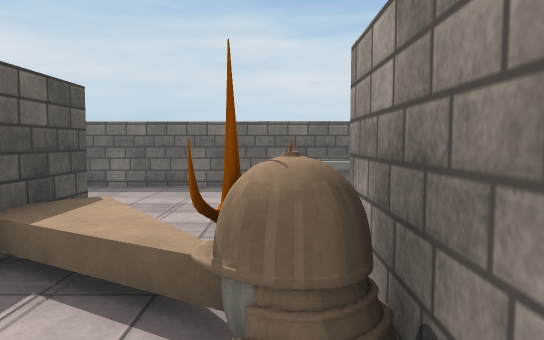
View 1 (above)

15 first-person views from a walk through a 3-D level made in the Unity game engine. The camera is 1.3 m above the floor, tilts 4° down and sees 70° across. The floor is counted in squares, 1 m on a side. Each view is taken from the middle of a square. On the plan, view 1 faces up. The plan holds only what a view shows up to about 16 squares ahead; the rest is blank. The place goes on beyond the plan. The player is left out. Surface patterns are stand-ins for the level's own textures.

View 2
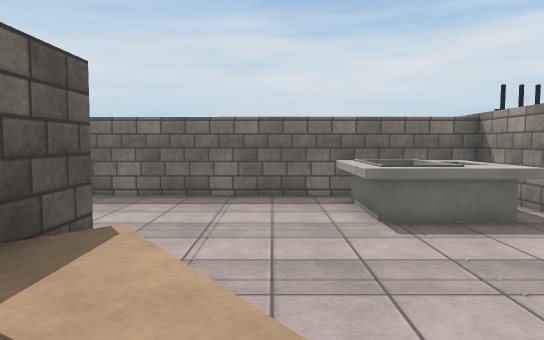

View 3
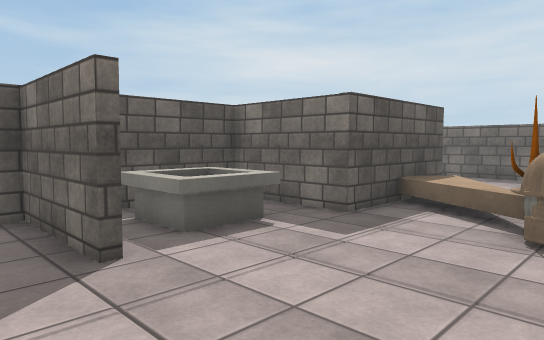

View 4
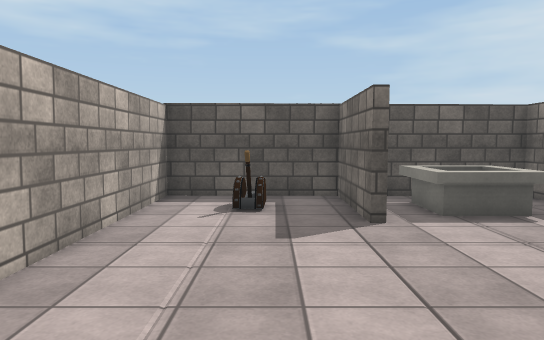

View 5
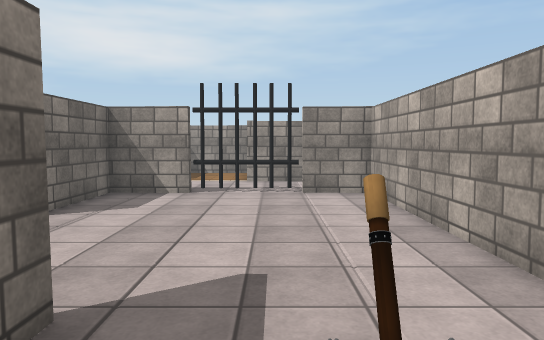

View 6
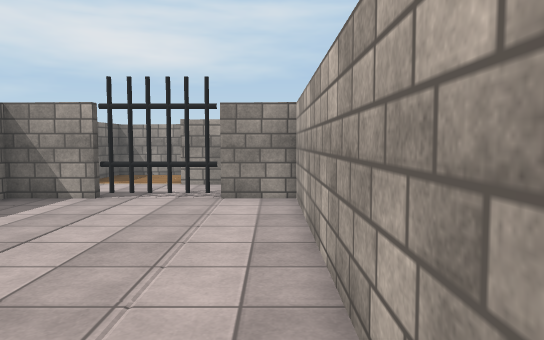

View 7
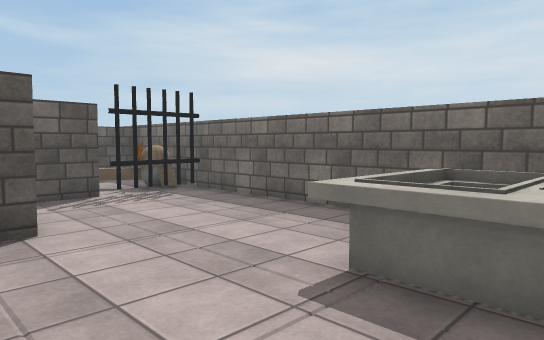

View 8
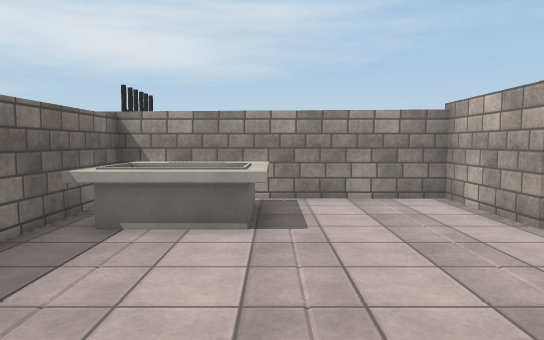

View 9
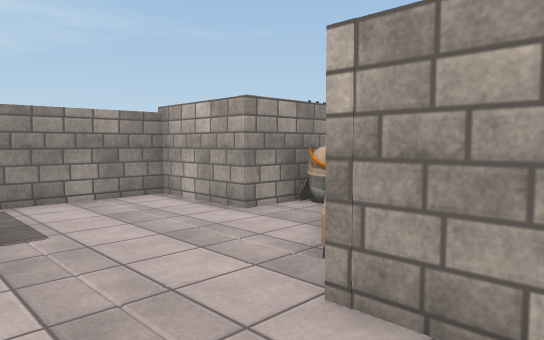

View 10
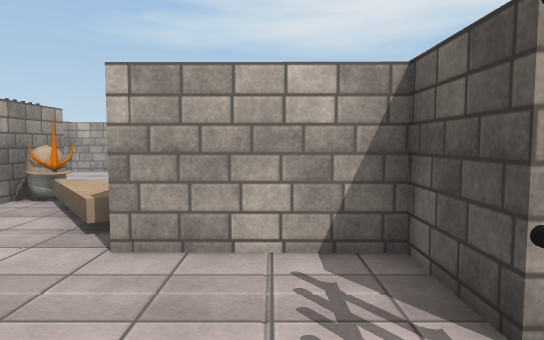

View 11
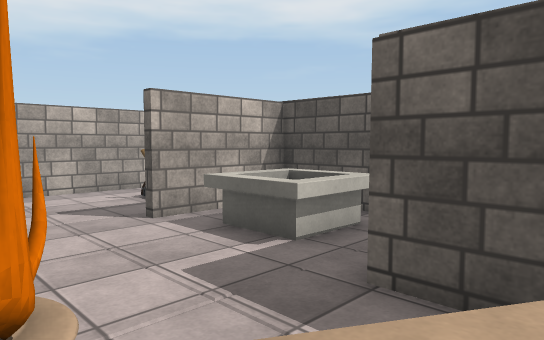

View 12
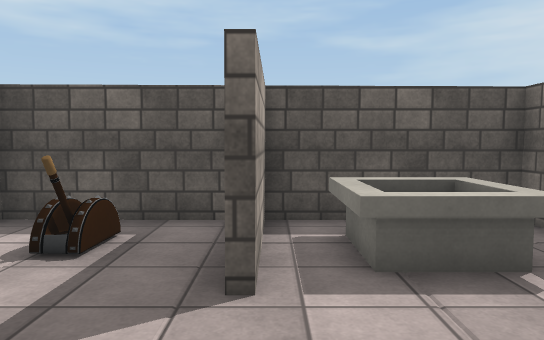

View 13
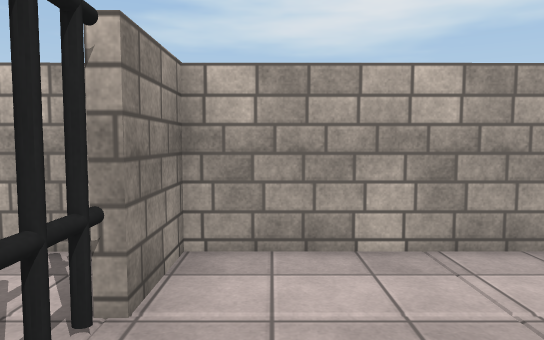

View 14
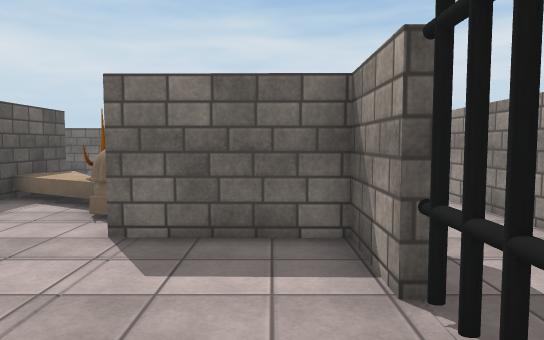

View 15
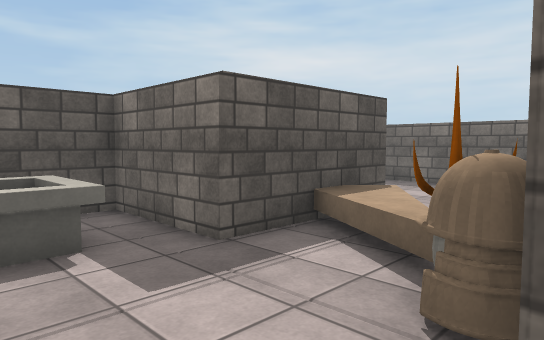

### Floor plan
Key: @ floor where view 1 was taken; # wall or solid block; x gap in a wall; . floor; O other object.
Columns run from 9 left of view 1 to 6 right of it. Each row starts with its distance up from view 1.
 12 ##############
 11   O.......OOO#
 10  OO.......OOO#
  9  O#O......OOO#
  8   #.......OOO#
  7   #..........#
  6   #####......#
  5       #O.....#
  4       #O..####
  3       #.OO#
  2   #####..O#
  1   ##OO....#
  0   #OOO...@####.
 -1   ##OO.......#.
 -2   ####.......O.
 -3   #..........O.
 -4   #..O.......O.
 -5   #..........x.
 -6   #..........#.
 -7   ##############

Where each view was taken, in squares from view 1:
view 1: 0 up, 0 right, facing up
view 2: 2 up, 1 left, facing up
view 3: 4 down, 1 right, facing up-left
view 4: 4 down, 3 right, facing left
view 5: 4 down, 6 left, facing right
view 6: 6 down, 5 left, facing right
view 7: 5 up, 3 right, facing up-left
view 8: 8 up, 5 left, facing right
view 9: 9 up, 5 left, facing down-right
view 10: 11 up, 5 left, facing down
view 11: 4 up, 0 right, facing down-left
view 12: 2 down, 0 right, facing left
view 13: 2 down, 3 right, facing down
view 14: 5 down, 3 right, facing up
view 15: 1 down, 1 right, facing up-left
